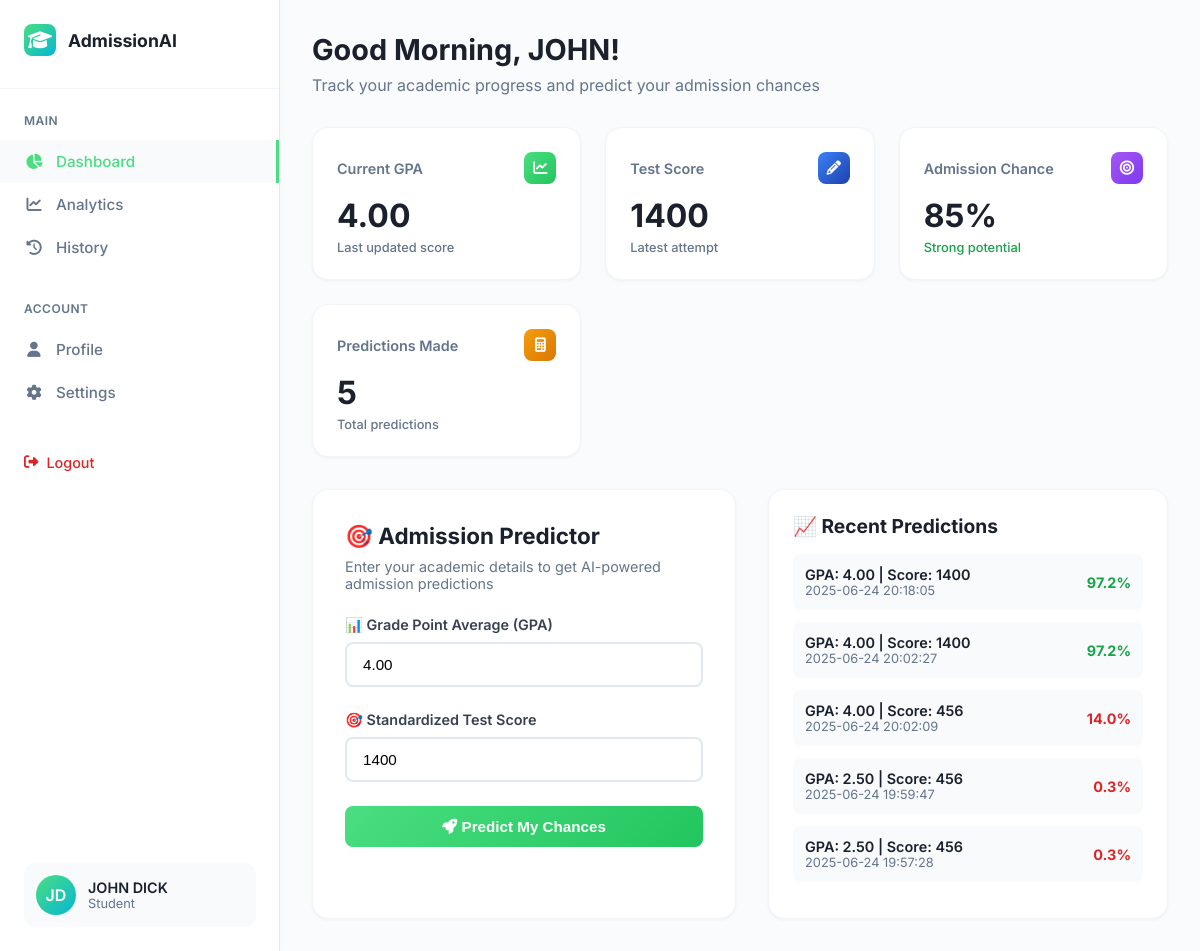
/dashboard (signed in), run on the app's committed database.
### tables this page shows
CREATE TABLE users (
            id INTEGER PRIMARY KEY AUTOINCREMENT,
            username TEXT UNIQUE NOT NULL,
            email TEXT UNIQUE NOT NULL,
            password_hash TEXT NOT NULL,
            first_name TEXT NOT NULL,
            last_name TEXT NOT NULL,
            role TEXT DEFAULT 'student',
            gpa REAL DEFAULT 0.0,
            test_score INTEGER DEFAULT 0,
            entry_score REAL DEFAULT 0.0,
            created_at TIMESTAMP DEFAULT CURRENT_TIMESTAMP,
            last_login TIMESTAMP,
            is_active BOOLEAN DEFAULT 1
        );

CREATE TABLE predictions (
            id INTEGER PRIMARY KEY AUTOINCREMENT,
            user_id INTEGER,
            gpa REAL NOT NULL,
            test_score INTEGER NOT NULL,
            prediction_result INTEGER,
            probability REAL,
            confidence TEXT,
            created_at TIMESTAMP DEFAULT CURRENT_TIMESTAMP,
            FOREIGN KEY (user_id) REFERENCES users (id)
        );

### app.py (the view)
@app.route('/dashboard')
@login_required
def student_dashboard():
    user = get_user_by_id(session['user_id'])
    conn = sqlite3.connect('admission_predictor.db')
    cursor = conn.cursor()
    cursor.execute('''
        SELECT * FROM predictions WHERE user_id = ?
        ORDER BY created_at DESC LIMIT 5
    ''', (session['user_id'],))
    recent_predictions = cursor.fetchall()
    conn.close()
    return render_template('student_dashboard.html', user=user, predictions=recent_predictions)

### app.py (called while the page is built)
def login_required(f):
    @wraps(f)
    def decorated_function(*args, **kwargs):
        if 'user_id' not in session:
            return redirect(url_for('login'))
        return f(*args, **kwargs)
    return decorated_function

def get_user_by_id(user_id):
    conn = sqlite3.connect('admission_predictor.db')
    cursor = conn.cursor()
    cursor.execute('SELECT * FROM users WHERE id = ?', (user_id,))
    user = cursor.fetchone()
    conn.close()
    return user

### templates/student_dashboard.html (shortened to what this page needs)
<!DOCTYPE html>
<html lang="en">
<head>
    <link href="https://cdnjs.cloudflare.com/ajax/libs/font-awesome/6.4.0/css/all.min.css" rel="stylesheet">
</head>
<body>
    <div class="dashboard-container">
        <div class="sidebar">
            <div class="logo">
                <div class="logo-icon">
                    <i class="fas fa-graduation-cap"></i>
                </div>
                <div class="logo-text">AdmissionAI</div>
            </div>
            <div class="nav-section">
                <div class="nav-title">Main</div>
                <a href="{{ url_for('student_dashboard') }}" class="nav-item active">
                    <i class="fas fa-chart-pie"></i>
                    Dashboard
                </a>
                <a href="{{ url_for('analytics') }}" class="nav-item">
                    <i class="fas fa-chart-line"></i>
                    Analytics
                </a>
                <a href="{{ url_for('history') }}" class="nav-item">
                    <i class="fas fa-history"></i>
                    History
                </a>
            </div>
            <div class="nav-section">
                <div class="nav-title">Account</div>
                <a href="{{ url_for('profile') }}" class="nav-item">
                    <i class="fas fa-user"></i>
                    Profile
                </a>
                <a href="{{ url_for('settings') }}" class="nav-item">
                    <i class="fas fa-cog"></i>
                    Settings
                </a>
            </div>
            <div class="user-profile">
                <div class="user-avatar">
                    {% if user[4] and user[5] %}
                        {{ user[4][0].upper() }}{{ user[5][0].upper() }}
                    {% else %}
                        <i class="fas fa-user"></i>
                    {% endif %}
                </div>
                <div class="user-info">
                    <h4>{{ user[4] }} {{ user[5] }}</h4>
                    <p>{{ user[6].title() if user[6] else 'Student' }}</p>
                </div>
            </div>
            <a href="{{ url_for('logout') }}" class="logout-btn" style="margin-left: 24px;">
                <i class="fas fa-sign-out-alt"></i>
                Logout
            </a>
        </div>
        <div class="main-content">
            <div class="header">
                <h1>Good Morning, {{ user[4] }}!</h1>
                <p>Track your academic progress and predict your admission chances</p>
            </div>
            <div class="stats-grid">
                <div class="stat-card">
                    <div class="stat-header">
                        <div class="stat-title">Current GPA</div>
                        <div class="stat-icon gpa">
                            <i class="fas fa-chart-line"></i>
                        </div>
                    </div>
                    <div class="stat-value">{{ "%.2f"|format(user[7] if user[7] else 0.0) }}</div>
                    <div class="stat-change neutral">Last updated score</div>
                </div>
                <div class="stat-card">
                    <div class="stat-header">
                        <div class="stat-title">Test Score</div>
                        <div class="stat-icon test">
                            <i class="fas fa-pencil-alt"></i>
                        </div>
                    </div>
                    <div class="stat-value">{{ user[8] if user[8] else 0 }}</div>
                    <div class="stat-change neutral">Latest attempt</div>
                </div>
                <div class="stat-card">
                    <div class="stat-header">
                        <div class="stat-title">Admission Chance</div>
                        <div class="stat-icon chance">
                            <i class="fas fa-bullseye"></i>
                        </div>
                    </div>
                    <div class="stat-value">{% if user[7] and user[8] %}85%{% else %}-%{% endif %}</div>
                    <div class="stat-change positive">{% if user[7] and user[8] %}Strong potential{% else %}Run prediction{% endif %}</div>
                </div>
                <div class="stat-card">
                    <div class="stat-header">
                        <div class="stat-title">Predictions Made</div>
                        <div class="stat-icon predictions">
                            <i class="fas fa-calculator"></i>
                        </div>
                    </div>
                    <div class="stat-value">{{ predictions|length }}</div>
                    <div class="stat-change neutral">Total predictions</div>
                </div>
            </div>
            <div class="content-grid">
                <div class="prediction-tool">
                    <div class="tool-header">
                        <h2>🎯 Admission Predictor</h2>
                        <p>Enter your academic details to get AI-powered admission predictions</p>
                    </div>
                    <form id="predictionForm">
                        <div class="form-group">
                            <label for="gpa">📊 Grade Point Average (GPA)</label>
                            <input type="number" id="gpa" name="gpa" step="0.01" min="0" max="4"
                                   placeholder="e.g., 3.75" value="{{ "%.2f"|format(user[7]) if user[7] else '' }}">
                        </div>
                        <div class="form-group">
                            <label for="testScore">🎯 Standardized Test Score</label>
                            <input type="number" id="testScore" name="testScore" min="200" max="1600"
                                   placeholder="e.g., 1350" value="{{ user[8] if user[8] else '' }}">
                        </div>
                        <button type="submit" class="predict-btn">
                            <i class="fas fa-rocket"></i> Predict My Chances
                        </button>
                    </form>
                </div>
                <div class="sidebar-content">
                    <h3>📈 Recent Predictions</h3>
                    <div class="prediction-history">
                        {% if predictions %}
                            {% for prediction in predictions %}
                            <div class="history-item">
                                <div class="history-info">
                                    <h4>GPA: {{ "%.2f"|format(prediction[2]) }} | Score: {{ prediction[3] }}</h4>
                                    <p>{{ prediction[7][:19] if prediction[7] else 'Recently' }}</p>
                                </div>
                                <div class="history-percentage {% if prediction[5] >= 70 %}high{% elif prediction[5] >= 40 %}medium{% else %}low{% endif %}">
                                    {{ "%.1f"|format(prediction[5]) }}%
                                </div>
                            </div>
                            {% endfor %}
                        {% endif %}
                    </div>
                </div>
            </div>
        </div>
    </div>
</body>
</html>

### data on the page
users: first_name "J", last_name "D", first_name "JOHN", last_name "DICK", role "Student", gpa "4.00", test_score "1400", testScore "1400"
predictions: gpa "4.00", test_score "1400", created_at "2025-06-24 20:18:05", probability "97.2"
predictions: gpa "4.00", test_score "1400", created_at "2025-06-24 20:02:27", probability "97.2"
predictions: gpa "4.00", test_score "456", created_at "2025-06-24 20:02:09", probability "14.0"
predictions: gpa "2.50", test_score "456", created_at "2025-06-24 19:59:47", probability "0.3"
predictions: gpa "2.50", test_score "456", created_at "2025-06-24 19:57:28", probability "0.3"

### other printed values
{{ predictions|length }} "5"
